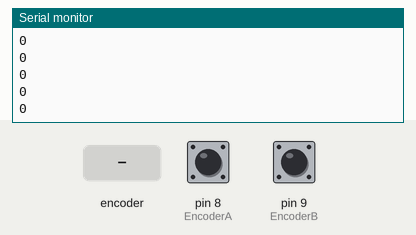
Bench run of a sketch on a simulated Arduino Uno, built with avr-gcc and run on an emulated ATmega328P. Parts: the last lines printed to the serial monitor. The inputs (shaded band) are chosen by the test bench; at power-on: pin 8 (EncoderA) HIGH, pin 9 (EncoderB) HIGH.

Above: at 1.2 s.
1.3 s: rotary encoder on pin 8 (EncoderA) / pin 9 (EncoderB) turned 1 step (first pin leading)
At 1.9 s:
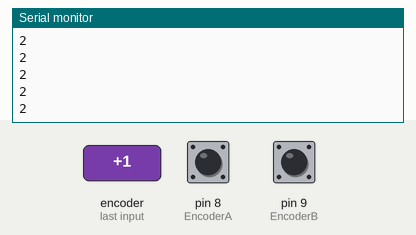
3.0 s: rotary encoder on pin 8 (EncoderA) / pin 9 (EncoderB) turned 1 step (first pin leading)
At 4.1 s:
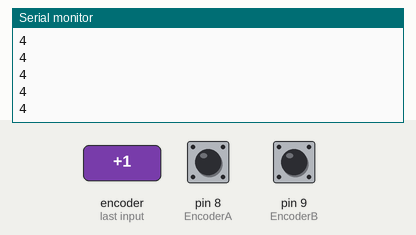
Timing chart, 0 to 6.0 s (numbered marks = the images above; inputs shaded):
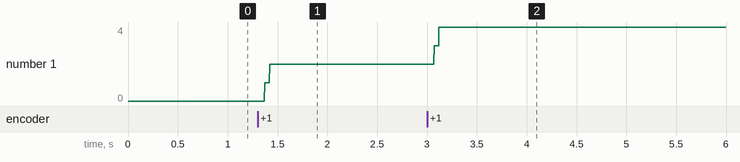

Measured:
- after the input at 1.3 s, the serial monitor: prints a new line after 0.07 s (image 1)
- after the input at 3.0 s, the serial monitor: prints a new line after 0.07 s (image 2)
- plotted number 1: 0 → 2 after the input at 1.3 s, 2 → 4 after the input at 3.0 s

The sketch:

rotery_encoder_gray_code_estyle.ino
```cpp
/*
 * Rotary_Encoder_Gray_Code_Style.c
 *
 * Created: 21-12-2020 03:04:05
 *  Author: parth
 */


#include <avr/io.h>

# define EncoderA PB0
# define EncoderB PB1

uint8_t prev_encoded_value, new_encoded_value;
int count=0;

uint8_t read_encoder_value();

void setup()
{
  Serial.begin(9600);


  DDRB = (0 << EncoderA) | (0 << EncoderB);
  PORTB = (1 << EncoderA) | (1 << EncoderB);

  prev_encoded_value = read_encoder_value();

}


void loop()
{
    new_encoded_value = read_encoder_value();
    if(prev_encoded_value != new_encoded_value)
    {

    /*
      For clockwise direction
      we have to check sequence
      11 > 01 or 00 > 10 ( (previous)11 and 01 for initial HIGH A & B and (previous)00 and 10 for initial LOW pin A & B
     */
      if ( (prev_encoded_value == 3 && new_encoded_value == 1) ||
        (prev_encoded_value == 0 && new_encoded_value == 2) )
      {
        count ++;
      }
    /*
      For counter-clockwise direction
      we have to check sequence
      10 > 00 or 00 > 11 ( (previous)10 and 00 for initial HIGH A & B and (previous)00 and 10 for initial LOW pin A & B
     */
      if ( (prev_encoded_value == 3 && new_encoded_value == 2) ||
        (prev_encoded_value == 0 && new_encoded_value == 1) )
      {
        count --;
      }

      prev_encoded_value = new_encoded_value;

    }
    Serial.println(count);
}


uint8_t read_encoder_value()
{
  uint8_t val=0; // 8 bit

  if(!bit_is_clear(PINB, EncoderA))
  {
    val |= (1 << 1);
  }

  if(!bit_is_clear(PINB, EncoderB))
  {
    val |= (1 << 0);
  }

  return val;

  /*                                                value of val
  if Encoder pin A is HIGH and Encoder pin B is LOW :   10
  if Encoder pin A is LOW and Encoder pin B is HIGH:    01
  if Encoder pin A is HIGH and Encoder pin B is HIGH:   11
  */
}
```
